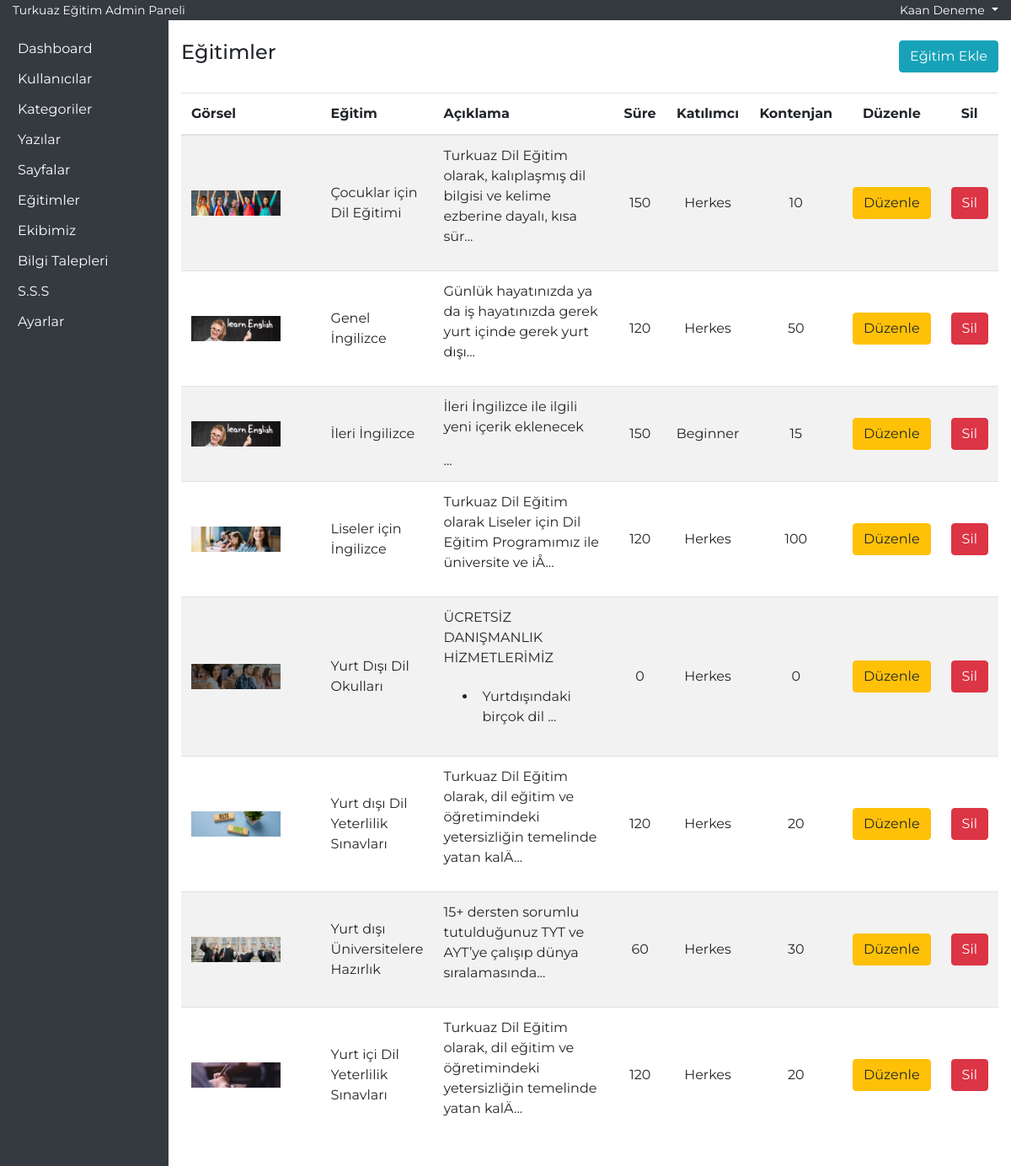
The page /admin-yntm/egitimler.php (signed in) on the database its author committed.
### tables this page shows
CREATE TABLE IF NOT EXISTS `egitimler` (
  `id` int NOT NULL AUTO_INCREMENT,
  `egitimAdi` varchar(50) NOT NULL,
  `aciklama` text NOT NULL,
  `sure` int NOT NULL,
  `katilimci` varchar(25) NOT NULL,
  `kontenjan` int NOT NULL,
  `kategori` varchar(30) NOT NULL,
  `gorsel` varchar(100) NOT NULL,
  `video` varchar(150) NOT NULL,
  `dil` varchar(15) NOT NULL,
  PRIMARY KEY (`id`)
);

### admin-yntm/egitimler.php (the view, shortened to what this page needs)
<?php
require_once('header.php');
?>
<div class="row">
    <div class="col-md-6">
        <h4>Eğitimler</h4>
    </div>
    <div class="col-md-6 text-right">
        <button type="button" class="btn btn-info" data-toggle="modal" data-target="#egitimekle">
            Eğitim Ekle
        </button>
    </div>
</div>
<section id="egitimList" class="mt-4">
    <div class="container-fluid">
        <div class="row">
            <div class="col-12 p-0">
                <table class="table table-striped">
                    <thead>
                        <tr>
                            <th>Görsel</th>
                            <th>Eğitim</th>
                            <th>Açıklama</th>
                            <th class="text-center">Süre</th>
                            <th class="text-center">Katılımcı</th>
                            <th class="text-center">Kontenjan</th>
                            <th class="text-center">Düzenle</th>
                            <th class="text-center">Sil</th>
                        </tr>
                    </thead>
                    <tbody>
                        <?php
                        $egitimList = $db->prepare('select * from egitimler order by egitimAdi asc');
                        $egitimList->execute();
                        if ($egitimList->rowCount()) {
                            foreach ($egitimList as $egitimListSatir) {
                        ?>
                                <tr>
                                    <td class="w-25"><img src="<?php echo $egitimListSatir['gorsel']; ?>" class="w-75"></td>
                                    <td><?php echo $egitimListSatir['egitimAdi']; ?></td>
                                    <td class="w-25"><?php echo substr($egitimListSatir['aciklama'], 0, 101); ?>...</td>
                                    <td class="text-center"><?php echo $egitimListSatir['sure']; ?></td>
                                    <td class="text-center"><?php echo $egitimListSatir['katilimci']; ?></td>
                                    <td class="text-center"><?php echo $egitimListSatir['kontenjan']; ?></td>
                                    <td class="text-center"><a href="egitimler.php?updateID=<?php echo $egitimListSatir['id']; ?>" class="btn btn-warning">Düzenle</a></td>
                                    <td class="text-center"><a href="egitimler.php?deleteID=<?php echo $egitimListSatir['id']; ?>" class="btn btn-danger">Sil</a></td>
                                </tr>
                        <?php
                            }
                        }
                        ?>
                    </tbody>
                </table>
            </div>
        </div>
    </div>
</section>
<?php require_once('footer.php'); ?>

### css/style.css (style rules this page uses)
* { font-family: 'Montserrat', sans-serif; text-decoration: none !important; }
td { vertical-align: middle !important; }
#panel li { background-color: transparent !important; border:0px; padding:6px; }

### rows shown on the page
egitimler: gorsel (picture), egitimAdi "Çocuklar için Dil Eğitimi", aciklama "Turkuaz Dil Eğitim olarak, kalıplaşmış dil bilgisi ve kelime ezberine dayalı, kısa sür", sure "150", katilimci "Herkes", kontenjan "10"
egitimler: gorsel (picture), egitimAdi "Genel İngilizce", aciklama "Günlük hayatınızda ya da iş hayatınızda gerek yurt içinde gerek yurt dışı", sure "120", katilimci "Herkes", kontenjan "50"
egitimler: gorsel (picture), egitimAdi "İleri İngilizce", aciklama "İleri İngilizce ile ilgili yeni içerik eklenecek", sure "150", katilimci "Beginner", kontenjan "15"
egitimler: gorsel (picture), egitimAdi "Liseler için İngilizce", aciklama "Turkuaz Dil Eğitim olarak Liseler için Dil Eğitim Programımız ile üniversite ve iÅ", sure "120", katilimci "Herkes", kontenjan "100"
egitimler: gorsel (picture), egitimAdi "Yurt Dışı Dil Okulları", aciklama "ÜCRETSİZ DANIŞMANLIK HİZMETLERİMİZ Yurtdışındaki birçok dil", sure "0", katilimci "Herkes", kontenjan "0"
egitimler: gorsel (picture), egitimAdi "Yurt dışı Dil Yeterlilik Sınavları", aciklama "Turkuaz Dil Eğitim olarak, dil eğitim ve öğretimindeki yetersizliğin temelinde yatan kalÄ", sure "120", katilimci "Herkes", kontenjan "20"
egitimler: gorsel (picture), egitimAdi "Yurt dışı Üniversitelere Hazırlık", aciklama "15+ dersten sorumlu tutulduğunuz TYT ve AYT’ye çalışıp dünya sıralamasında", sure "60", katilimci "Herkes", kontenjan "30"
egitimler: gorsel (picture), egitimAdi "Yurt içi Dil Yeterlilik Sınavları", aciklama "Turkuaz Dil Eğitim olarak, dil eğitim ve öğretimindeki yetersizliğin temelinde yatan kalÄ", sure "120", katilimci "Herkes", kontenjan "20"

### other values the page prints
$_SESSION['user']['adi'] "Kaan Deneme"
